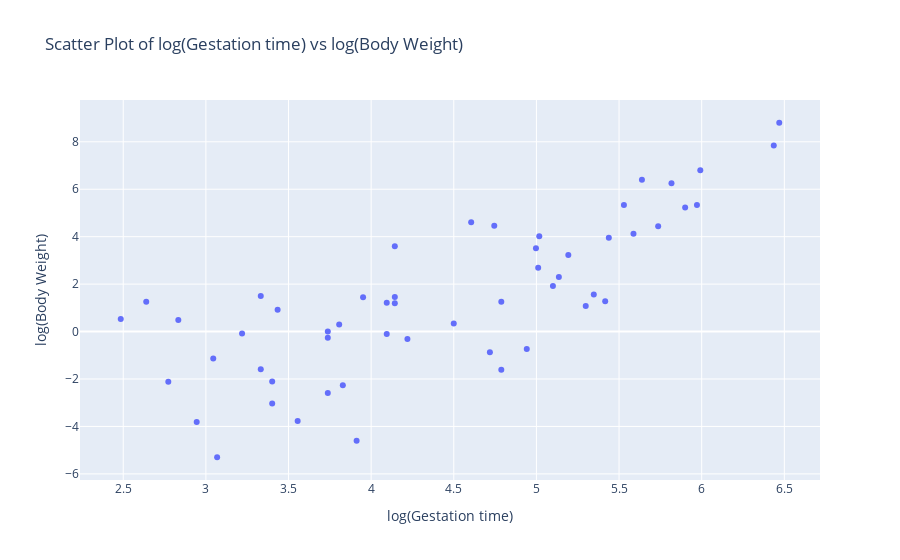

The cell this chart's notebook holds for it:
### Code cell
###We could use a Linear regression to get the Gestation values
#Lets check for corolation with other features


# Create a scatter plot Gestation vs. Body Weight
# The log makes for a better visualisation
fig = px.scatter(x=np.log(df['Gestation']), y=np.log(df['BodyWt']), 
                 title='Scatter Plot of log(Gestation time) vs log(Body Weight)',
                 labels={'x': 'log(Gestation time)', 'y': 'log(Body Weight)'})
fig.show()

### Figure 1 — Plotly figure (JSON) as saved in the notebook; plotly's stock layout.template omitted (floating-point values rounded to 4 significant figures)
{"data": [{"hovertemplate": "log(Gestation time)=%{x}<br>log(Body Weight)=%{y}<extra></extra>", "legendgroup": "", "marker": {"color": "#636efa", "symbol": "circle"}, "mode": "markers", "name": "", "orientation": "v", "showlegend": false, "type": "scatter", "x": [6.469, 3.738, null, 4.094, 3.219, 6.436, 5.193, 3.555, null, 5.971, null, null, 5.438, 4.718, null, null, 5.638, null, null, null, null, 4.143, 5.9, null, 3.738, 3.738, 4.787, null, null, 5.991, 4.997, 2.773, 3.332, 5.529, null, 5.737, 4.143, null, 4.22, 5.817, 2.944, 5.587, 4.605, 3.045, 3.068, null, 3.912, 4.787, 5.1, 3.401, null, null, 3.807, 3.401, 2.485, null, null, 4.942, 5.136, 2.833, 4.745, null, null, null, 3.434, 4.143, 3.951, 5.416, 5.011, null, 5.017, 3.332, 4.5, null, null, 4.094, null, null, null, null, 5.298, 3.829, 5.347, null, null, 2.639, null], "xaxis": "x", "y": [8.803, 0, -3.124, 1.218, -0.08338, 7.843, 3.228, -3.772, 5.155, 5.335, 4.454, 3.912, 3.955, -0.8675, 3.974, -1.911, 6.397, -3.863, -1.561, -0.5978, 2.639, 1.194, 5.231, -2.189, -2.59, -0.2614, -1.609, 0.6931, 4.094, 6.802, 3.512, -2.12, -1.585, 5.333, 0.9651, 4.443, 3.593, -3.963, -0.3175, 6.256, -3.817, 4.127, 4.605, -1.139, -5.298, 5.084, -4.605, 1.253, 1.917, -2.104, -2.937, 0.5128, 0.3001, -3.037, 0.5306, 3.02, -3.576, -0.734, 2.303, 0.4824, 4.457, 6.685, 0.09531, 0.09531, 0.9163, 1.456, 1.442, 1.281, 2.695, -1.324, 4.016, 1.504, 0.3365, -0.2971, -2.813, -0.1054, -0.9943, -2.293, 1.348, 5.091, 1.082, -2.263, 1.558, -3.101, -3.352, 1.253, -2.645], "yaxis": "y"}], "layout": {"legend": {"tracegroupgap": 0}, "title": {"text": "Scatter Plot of log(Gestation time) vs log(Body Weight)"}, "xaxis": {"anchor": "y", "domain": [0, 1], "title": {"text": "log(Gestation time)"}}, "yaxis": {"anchor": "x", "domain": [0, 1], "title": {"text": "log(Body Weight)"}}}}
